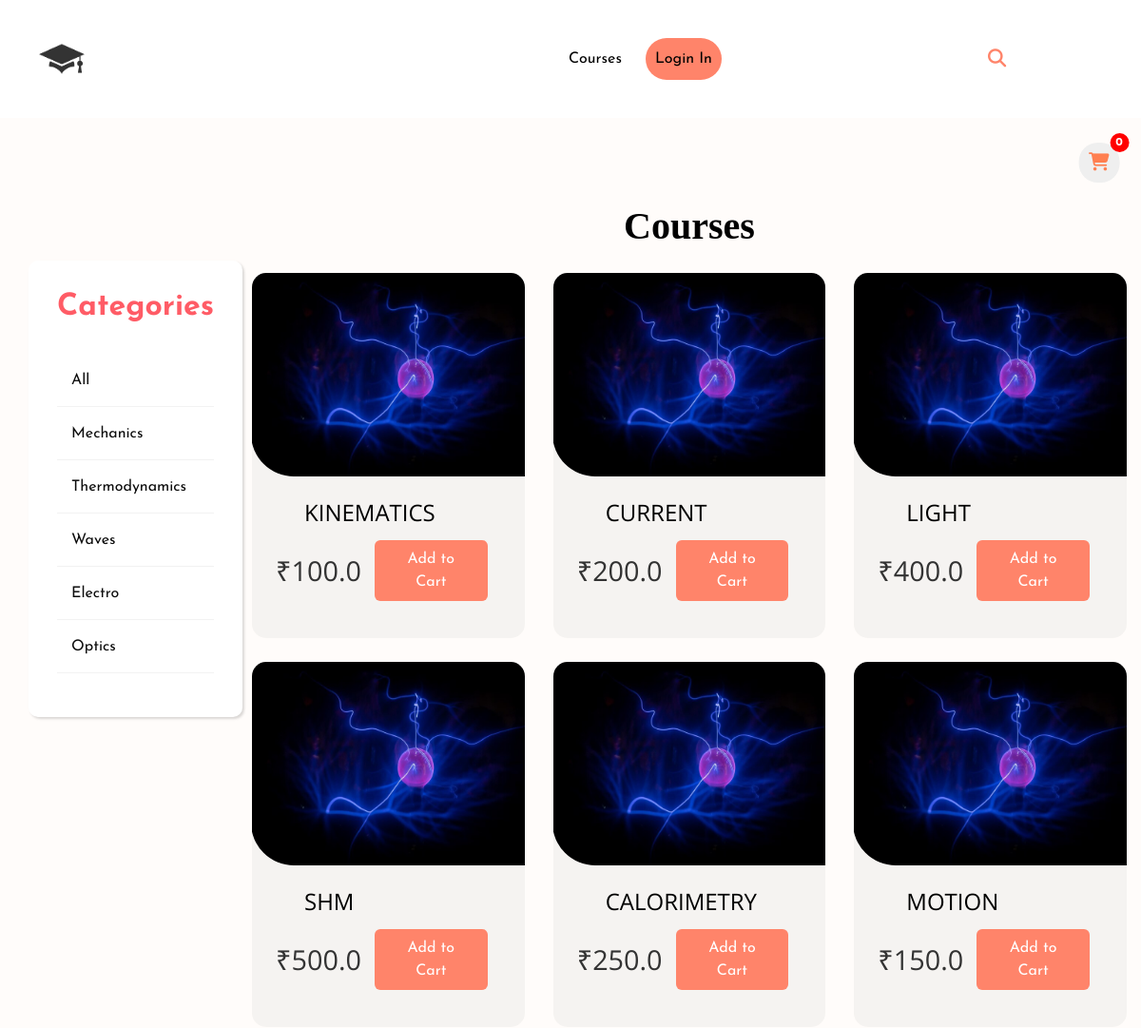
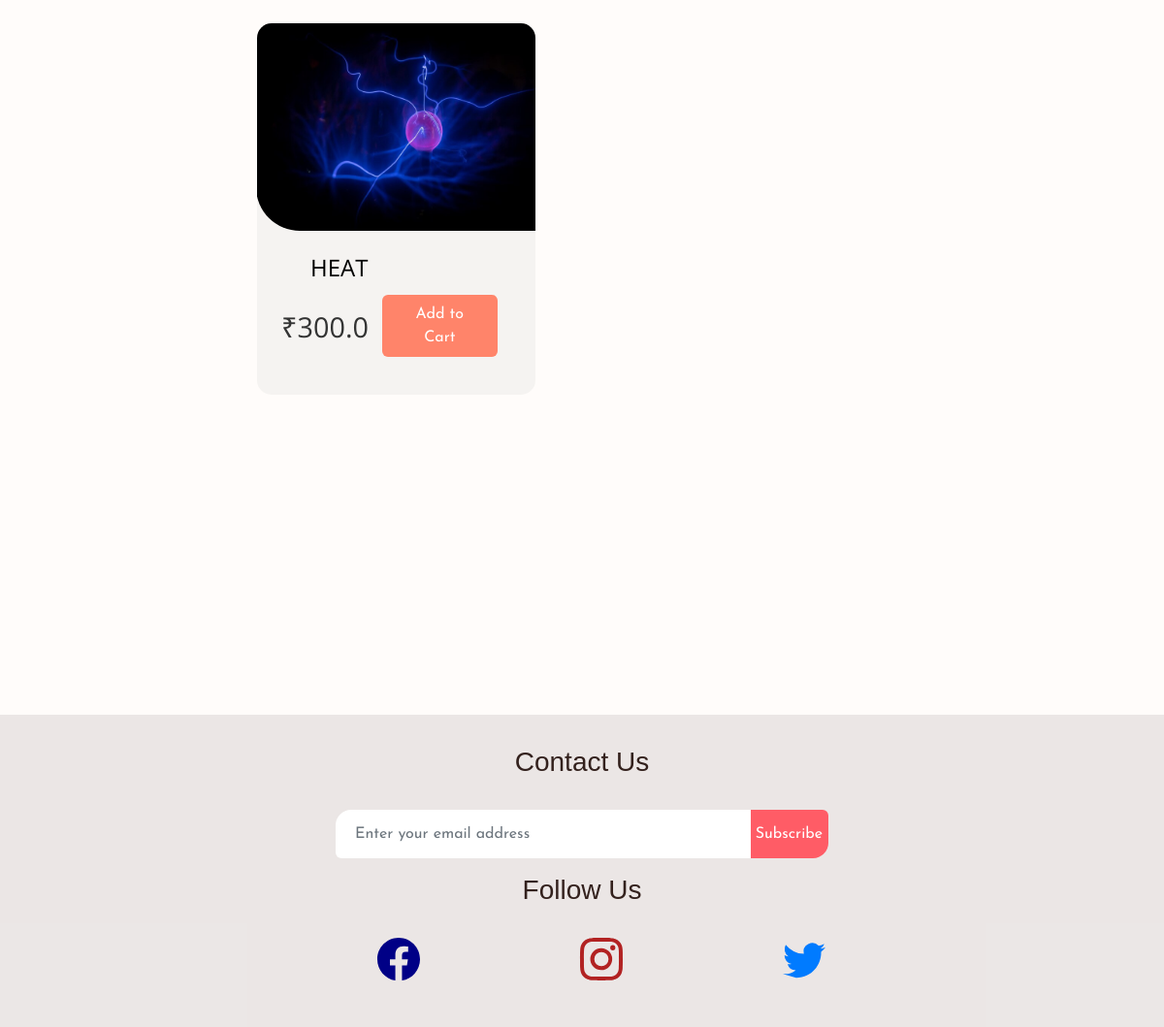
The page /menu on the database its author committed (2 pictures, top to bottom).
### myapp/models.py (models this page shows, shortened)
class Category(models.Model):
    name = models.CharField(max_length=50,null=False)
    subject  = models.CharField(max_length=50,default=None)
    def __str__(self):
        return self.name

class Product(models.Model):
    name = models.CharField(max_length=50)
    category = models.ForeignKey(Category,default=None ,on_delete=models.CASCADE)
    price = models.FloatField()
    image = models.ImageField(upload_to='images/')

### myapp/views.py (the view)
# urls.py: path('menu', views.menu,name='menu'),
def menu(request):
    course = Category.objects.all()
    items = Product.objects.all()
    context = {
            'course':course,
            'item':items,
        }
    return render(request,'menu.html',context)

### templates/menu.html (shortened to what this page needs)
{% load static %}
<!DOCTYPE html>
<html lang="en">
<head>
  <link href="{% static 'css/style.min.css' %}" rel="stylesheet">
  <link rel="stylesheet" type="text/css" href="{% static 'css/bootstrap.css' %}" />
  <link href="{% static 'css/styl4.css' %}" rel="stylesheet" />
  <link href="{% static 'css/styleb.css' %}" rel="stylesheet" />
  <link href="{% static 'css/stylec.css' %}" rel="stylesheet" />
</head>
<body>
  <nav class="navbar navbar-expand-lg bg-none py-3"
  style="height: fit-content;  background-color: white;">
  <a href="{% url 'home' %}" class="px-lg-4 m-0">
    <img src="{% static 'img/log..png' %}" style="width: 10%;">
  </a>
  <div class="collapse navbar-collapse" id="navbarCollapse">
  <div class=" navbar-nav ml-auto p-4"
      style=" width:100%; flex-direction: row-reverse; flex-wrap: nowrap; align-items: center; justify-content: flex-end;">
       <form action="" class="nav-item nav-link form" style="height:100%;border:none;top:-10px">
          <i class="fa fa-search"></i>
      </form>
      <a href="{% url 'login' %}" class="nav-item nav-link hver" id="login-btn"
          style="color: black; background-color:#ff846a; border-radius:25px ; height: fit-content; padding: 10px;">Login In</a>
      <a href="{% url 'menu' %}" class="nav-item nav-link hver" style="color: black; padding: 10px; margin-right: 15px;">Courses</a>
  </div>
  </div>
</nav>
<button href="#" id="cart-btn" class="fa fa-shopping-cart" style="border:none;color:coral; position: fixed; top: 7%; left: 92%; transform: translateX(72%);">
  <span class="cart-num" id="cart-count" >0</span>
</button>
  <div class="wrapper">
    <div class="sidebar">
      <h2>Categories</h2>
      <ul class="filters_menu">
        <li class="active" data-filter="*">All</li>
        {% for category in course %}
        <li data-filter=".{{ category.name }}">{{ category.name }}</li>
        {% endfor %}
      </ul>
    </div>
    <div class="main_content">
      <section class="food_section layout_padding">
        <div class="container">
          <div class="heading_container heading_center">
            <h2 style="font-family:Montserrat ; color:black">
              Courses
            </h2>
          </div>
          <div class="filters-content">
              <div class="row grid">
            {% for i in item %}
              <a href="coldcoffee.html">
                <div class="col-sm-6 col-lg-4 all {{i.category}}">
                  <div class="box">
                    <div>
                        <div class="img-box" style="background-image: url('static/img/a16.jpg'); background-size: cover; background-position: 10% 85%;"></div>
                      <div class="detail-box" >
                        <h5 class="name" style="font-family: 'Open Sans';text-transform: uppercase;
                        ">{{i.name}}</h5>
                        <div class="block" style="display: flex;align-items: center;justify-content: space-between;">
                          <a href="{% url 'additem' id=i.id %}"><button class="button">Add to Cart</button></a>
                          <span class="cost" style="font-family: 'Open Sans';font-size: 1.8rem;">₹{{i.price}}</span>
                      </div>
                      </div>
                    </div>
                  </div>
                </div>
              </a>
              {% endfor %}
            </div>
          </div>
        </div>
      </section>
    </div>
  </div>
  <footer style="margin-top:30vh;background-color:#dcd7d794;align-items:center;height:min-content;background-size:cover;background-repeat:no-repeat">
    <div class="container" style="height:fit-content;align-items:center">
      <div class="row" style="display: flex;align-items:center;justify-content:center;text-align:center;padding:32px 32px">
        <div class="col-md-6" style="display: flex;flex-direction:column;">
        <h3 style="font-family:'Montserrat',sans-serif;">Contact Us</h3>
        <br>
          <form style="width:auto;border:none">
            <div class="input-group mb-3">
              <input  type="email" class="form-control input1" id="email" placeholder="Enter your email address" >
              <div class="input-group-append">
                <button class="btn-primary btn1" type="submit">Subscribe</button>
              </div>
            </div>
          </form>
          <h3 style="font-family:'Montserrat', sans-serif;">Follow Us</h3>
          <br>
          <ul class="social-icons"  style="display: flex;align-items:center;justify-content:space-between">
            <a href="#"></a>
            <a href="#"></a>
            <a href="#"></a>
          </ul>
        </div>
      </div>
    </div>
  </footer>
</body>
</html>

### static/css/styl4.css (style rules this page uses)
body { font-family: "Open Sans", sans-serif; color: #0c0c0c; background-color: hsla(30, 100%, 98%, 0.41); overflow-x: hidden; }
.layout_padding { padding: 90px 0; }
h1, h2 { font-family: "Roboto", sans-serif; }
.heading_container { display: -webkit-box; display: -ms-flexbox; display: flex; -webkit-box-orient: vertical; -webkit-box-direction: normal; -ms-flex-direction: column; flex-direction: column; -webkit-box-align: start; -ms-flex-align: start; align-items: flex-start; }
.heading_container h2 { position: relative; margin-bottom: 0; font-size: 2.5rem; font-weight: bold; }
.heading_container.heading_center { -webkit-box-align: center; -ms-flex-align: center; align-items: center; text-align: center; }
a, a:hover, a:focus { text-decoration: none; }
.food_section .box { position: relative; margin-top: 25px; background-color: #ffffff; border-radius: 10px; color: #ffffff; border-radius: 15px; overflow: hidden; background:#e1e0df56; }
.food_section .box .img-box { background: #f1f2f3; display: -webkit-box; display: -ms-flexbox; display: flex; -webkit-box-pack: center; -ms-flex-pack: center; justify-content: center; -webkit-box-align: center; -ms-flex-align: center; align-items: center; height: 215px; border-radius: 0 0 0 45px; margin: -1px; padding: 25px; }
.food_section .box .detail-box { padding: 25px; }
.food_section .box .detail-box h5 { color: #000000; font-weight: 600; }

### static/css/styleb.css (style rules this page uses)
* { font-family: 'Josefin Sans', sans-serif; }
.wrapper { display: flex; position: relative; margin-top: 0; }
.wrapper .sidebar { background-color: #fff; box-shadow: rgba(0, 0, 0, 0.15) 1.95px 1.95px 2.6px; margin: 150px 20px 0px 30px; width: min-content; height: fit-content; padding: 30px; position: absolute; border-radius: 10px; }
.wrapper .sidebar h2 { color: #ff5c66; font-family: 'Josefin Sans'; text-align: center; margin-bottom: 30px; }
.filters_menu { list-style: none; padding: 0; }
.wrapper .sidebar ul li { padding: 15px; border-bottom: 1px solid #bdb8d7; border-bottom: 1px solid rgba(0,0,0,0.05); border-top: 1px solid rgba(255,255,255,0.05); }
.wrapper .main_content { width: 100%; margin-left: 250px; }
.btn1 { border: none; background-color: #ff5c66; border-top-right-radius: 6px; border-bottom-right-radius: 16px; }
#login-btn { border:none; }
form:hover input, form:valid input { display: block; background-color: #e9e8e85d; }
#email { background-color: #fff; }

### static/css/stylec.css (style rules this page uses)
.block { display: flex; flex-direction: row-reverse; align-items: baseline; }
.detail-box { height: fit-content; }
.name { margin-bottom: 0vw; font-family: canaro; font-size: 1.5rem; font-weight: 500; color: #333; }
.button { border: none; font-size: 16px; color: #FFF; padding: 8px 16px; background-color: #ff846a; border-radius: 6px; margin: 14px; cursor: pointer; transition: all 0.3s ease; height: fit-content; }
.cost { color: #333; font-size: 2rem; }
.form { position: relative; top: 50%; left: 50%; transform: translate(-50%,-50%); transition: all 1s; width: 50px; height: 42.5px; background: white; box-sizing: border-box; border-radius: 25px; border: none; padding:5px; }
.input1 { position: absolute; top: 0; left: 0; width: 100%;; height: 50.5px; line-height: 30px; border-top: #ff5c66; list-style: lower-alpha; caret-color: orange; outline: 0; border: 0; font-size: 1em; border-radius: 20px; padding: 0 20px; border-top-left-radius: 16px; border-bottom-left-radius: 6px; }
.fa { box-sizing: border-box; padding: 10px; width: 42.5px; height: 42.5px; position: absolute; top: 0; right: 0; border-radius: 20px; color: #ff846a; text-align: center; font-size: 1.2em; transition: all 1s; }
form:hover, form:valid { width: 200px; height: 100%; cursor: pointer; border: 2px solid #e9e8e8; }
form:hover input, form:valid input { display: block; }
.cart-num { position: absolute; top: -10px; right: -10px; width: 20px; height: 20px; background-color: red; color: #fff; font-size: 12px; border-radius: 50%; display: flex; justify-content: center; align-items: center; }
.name { margin-left: 30px; font-family: 'Open Sans'; font-size: 1.5rem; text-transform: uppercase; color: #333; }

### rows shown on the page
Category: name "Mechanics"
Category: name "Thermodynamics"
Category: name "Waves"
Category: name "Electro"
Category: name "Optics"
Product: name "KINEMATICS", price "100.0"
Product: name "CURRENT", price "200.0"
Product: name "LIGHT", price "400.0"
Product: name "SHM", price "500.0"
Product: name "CALORIMETRY", price "250.0"
Product: name "MOTION", price "150.0"
Product: name "HEAT", price "300.0"
